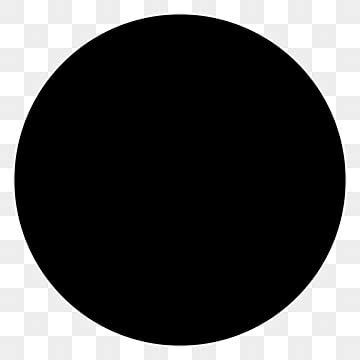
#> input picture Assignment1/q1/input2.jpg, 360 x 360 px; the run also reads 1 picture not shown here
$ jupyter execute --allow-errors q1.ipynb
#> lines starting #> are read from the running program, lines starting #| are printed output that depends on the picture; after the words box and inside, x2 and y2 are one past the last pixel; in counts of white or black regions, pixels touching at a corner belong together
[cell 1]
import math
import numpy as np
from PIL import Image, ImageDraw
from collections import deque


def check_rectangle(bounds, pixel_count, image_size):
    width = bounds["maxCol"] - bounds["minCol"] + 1
    height = bounds["maxRow"] - bounds["minRow"] + 1

    if width == image_size[1] and height == image_size[0]:
        return False

    return pixel_count == width * height


def check_circle(pixel_count, bounds):
    width = bounds["maxCol"] - bounds["minCol"] + 1
    height = bounds["maxRow"] - bounds["minRow"] + 1

    if width != height:
        return False

    radius = width / 2
    expected_area = math.pi * (radius ** 2)

    return abs(pixel_count - expected_area) < expected_area * 0.35


def flood_fill(matrix, visited, sx, sy, target, bounds):
    rows, cols = matrix.shape
    queue = deque()
    queue.append((sx, sy))

    count = 0

    while queue:
        x, y = queue.popleft()

        if x < 0 or x >= rows or y < 0 or y >= cols:
            continue
        if visited[x][y] or matrix[x][y] != target:
            continue

        visited[x][y] = True
        count += 1

        bounds["minRow"] = min(bounds["minRow"], x)
        bounds["maxRow"] = max(bounds["maxRow"], x)
        bounds["minCol"] = min(bounds["minCol"], y)
        bounds["maxCol"] = max(bounds["maxCol"], y)

        queue.append((x + 1, y))
        queue.append((x - 1, y))
        queue.append((x, y + 1))
        queue.append((x, y - 1))

    return count


def detect_objects_from_image(input_image_path, output_image_path, margin=5):
#> called with input_image_path = 'input1.png', output_image_path = 'output1.png', margin = 5
    img_gray = Image.open(input_image_path).convert("L")
#> img_gray: PIL image 1226x217 L; every value is 0
    img_small = img_gray.resize((20, 20), Image.BILINEAR)
#> img_small: PIL image 20x20 L; every value is 0

    img_np = np.array(img_small)

    threshold = img_np.mean() - margin
#> threshold = -5
    binary = (img_np < threshold).astype(int)
#> binary: shape (20, 20) int64; every value is 0

    rows, cols = binary.shape
#> rows = 20; cols = 20
    visited = np.zeros((rows, cols), dtype=bool)

    output_img = img_small.resize((200, 200), Image.NEAREST).convert("RGB")
#> output_img: PIL image 200x200 RGB; every value is 0
    draw = ImageDraw.Draw(output_img)

    scale_x = 200 // 20
    scale_y = 200 // 20

    if binary.sum() == 0:
        print("No object detected (all background).")
        output_img.save(output_image_path)
        print(f"Output saved as: {output_image_path}")
        return

    object_id = 1

    for i in range(rows):
        for j in range(cols):
            if binary[i][j] == 1 and not visited[i][j]:
                bounds = {
                    "minRow": rows,
                    "maxRow": -1,
                    "minCol": cols,
                    "maxCol": -1
                }

                pixel_count = flood_fill(binary, visited, i, j, 1, bounds)

                image_size = binary.shape

                if check_rectangle(bounds, pixel_count, image_size):
                    shape = "RECTANGLE"
                elif check_circle(pixel_count, bounds):
                    shape = "CIRCLE"
                else:
                    shape = "UNKNOWN"

                print(f"Object {object_id}: {shape}")

                if shape != "UNKNOWN":
                    draw.rectangle(
                        [
                            (bounds["minCol"] * scale_x, bounds["minRow"] * scale_y),
                            ((bounds["maxCol"] + 1) * scale_x,
                             (bounds["maxRow"] + 1) * scale_y)
                        ],
                        outline="red",
                        width=2
                    )

                object_id += 1

    output_img.save(output_image_path)
    print(f"Output saved as: {output_image_path}")

[cell 2]
detect_objects_from_image("input1.png","output1.png")
detect_objects_from_image("input2.jpg","output2.jpg")
#> call 2 of detect_objects_from_image, with input_image_path = 'input2.jpg', output_image_path = 'output2.jpg', margin = 5
#> in detect_objects_from_image, img_gray is the input picture: PIL image 360x360 L; min 0, max 255, mean 82.6
#> in detect_objects_from_image (call 2), `threshold = img_np.mean() - margin`: threshold = 77.23
#> in detect_objects_from_image (call 2), `binary = (img_np < threshold).astype(int)`:
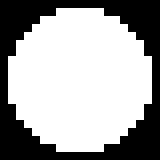
#> binary: shape (20, 20) int64 (shown 8 times larger); values 0 (black) and 1 (white), 64% white; 1 black region, box (x1, y1, x2, y2) and area: (0, 0, 20, 20) 144
#> after the loop in detect_objects_from_image (call 2), `for i in range(rows):`: object_id = 2
#> in detect_objects_from_image (call 2), `output_img.save(output_image_path)`:
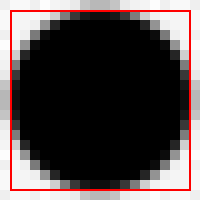
#> saved as output2.jpg: PIL image 200x200 RGB; mean R, G, B 85.1, 76, 76
detect_objects_from_image("input3.png","output3.png")
#> call 3 of detect_objects_from_image, with input_image_path = 'input3.png', output_image_path = 'output3.png', margin = 5
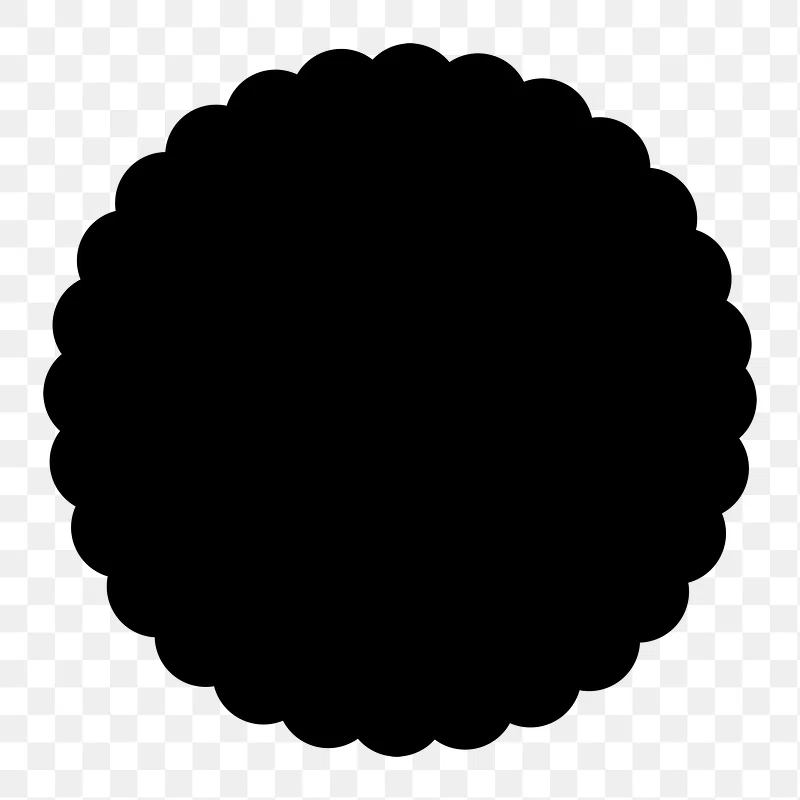
#> input picture Assignment1/q1/input3.png, 800 x 800 px
#> in detect_objects_from_image (call 3), `img_small = img_gray.resize((20, 20), Image.BILINEAR)`:
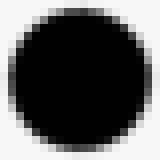
#> img_small: PIL image 20x20 L (shown 8 times larger); min 0, max 247, mean 96.7
#> in detect_objects_from_image (call 3), `threshold = img_np.mean() - margin`: threshold = 91.73
#> in detect_objects_from_image (call 3), `binary = (img_np < threshold).astype(int)`:
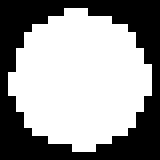
#> binary: shape (20, 20) int64 (shown 8 times larger); values 0 (black) and 1 (white), 59.2% white; 1 black region, box (x1, y1, x2, y2) and area: (0, 0, 20, 20) 163
#> after the loop in detect_objects_from_image (call 3), `for i in range(rows):`: object_id = 2
#> in detect_objects_from_image (call 3), `output_img.save(output_image_path)`:
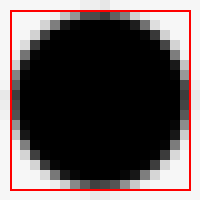
#> saved as output3.png: PIL image 200x200 RGB; mean R, G, B 98.5, 89.4, 89.4
detect_objects_from_image("input4.png","output4.png")
#> call 4 of detect_objects_from_image, with input_image_path = 'input4.png', output_image_path = 'output4.png', margin = 5
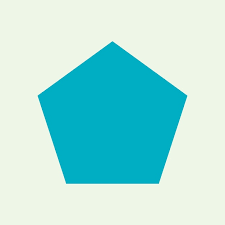
#> input picture Assignment1/q1/input4.png, 225 x 225 px
#> in detect_objects_from_image (call 4), `img_gray = Image.open(input_image_path).convert("L")`:
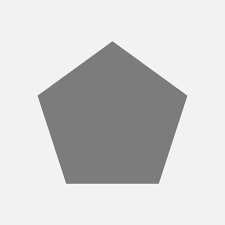
#> img_gray: PIL image 225x225 L; min 117, max 248, mean 207.6
#> in detect_objects_from_image (call 4), `img_small = img_gray.resize((20, 20), Image.BILINEAR)`:
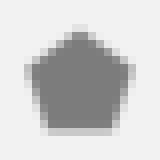
#> img_small: PIL image 20x20 L (shown 8 times larger); min 124, max 242, mean 207.6
#> in detect_objects_from_image (call 4), `threshold = img_np.mean() - margin`: threshold = 202.6
#> in detect_objects_from_image (call 4), `binary = (img_np < threshold).astype(int)`:
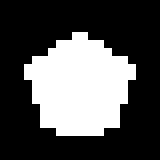
#> binary: shape (20, 20) int64 (shown 8 times larger); values 0 (black) and 1 (white), 32% white; 1 white region, box (x1, y1, x2, y2) and area: (3, 4, 17, 17) 128
#> after the loop in detect_objects_from_image (call 4), `for i in range(rows):`: object_id = 2
